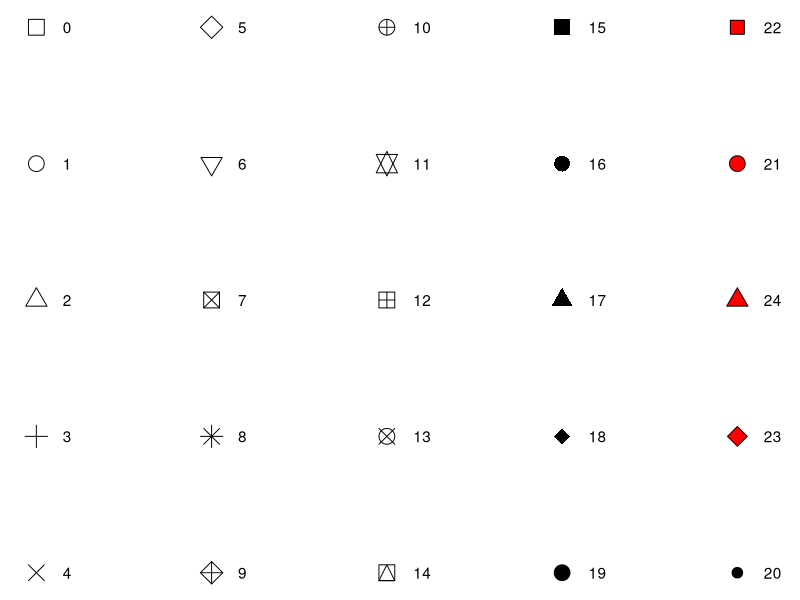

Write the R code that produced this figure.
# r2py crawler metadata
# package: ggplot2
# source_type: vignette
# topic: ggplot2-specs_s7
# source_file: C:\Users\bened\AppData\Local\R\win-library\4.5\ggplot2\doc\ggplot2-specs.R
# lines: 16

suppressPackageStartupMessages(library(ggplot2))
#| fig.alt: "A 5-by-5 grid of point symbols annotated by the numbers
#|  that can be used to represent the symbols. From left to right, the
#|  first 15 symbols are lines or open shapes, the next 5 symbols are solid
#|  shapes and the last 5 symbols are filled shaped."
shapes <- data.frame(
  shape = c(0:19, 22, 21, 24, 23, 20),
  x = 0:24 %/% 5,
  y = -(0:24 %% 5)
)
ggplot(shapes, aes(x, y)) +
  geom_point(aes(shape = shape), size = 5, fill = "red") +
  geom_text(aes(label = shape), hjust = 0, nudge_x = 0.15) +
  scale_shape_identity() +
  expand_limits(x = 4.1) +
  theme_void()
